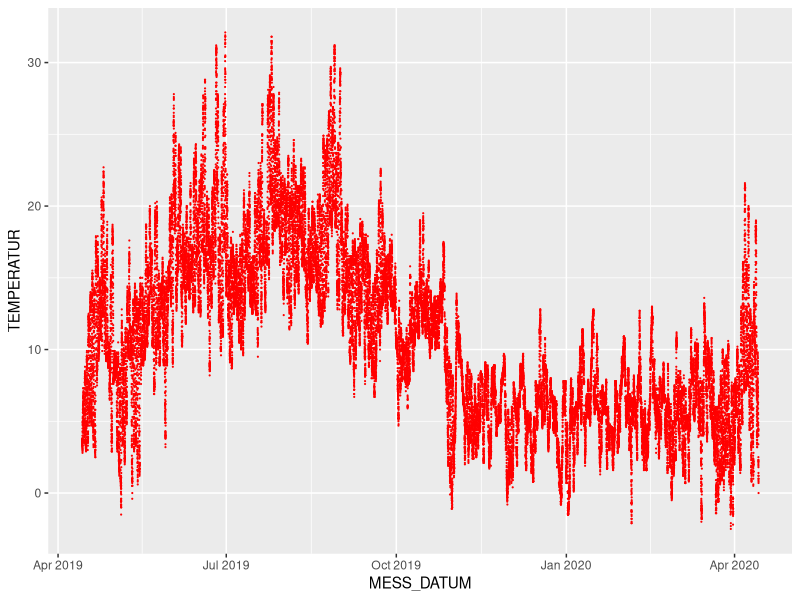
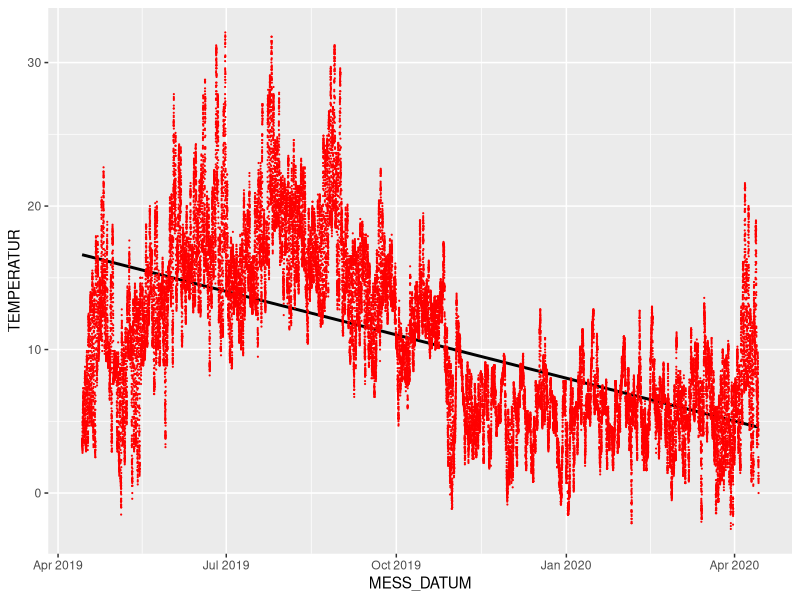
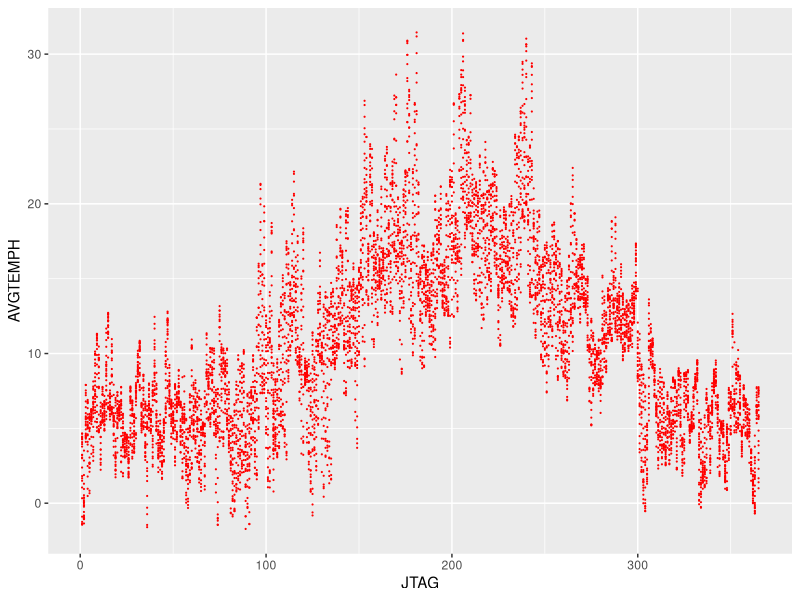
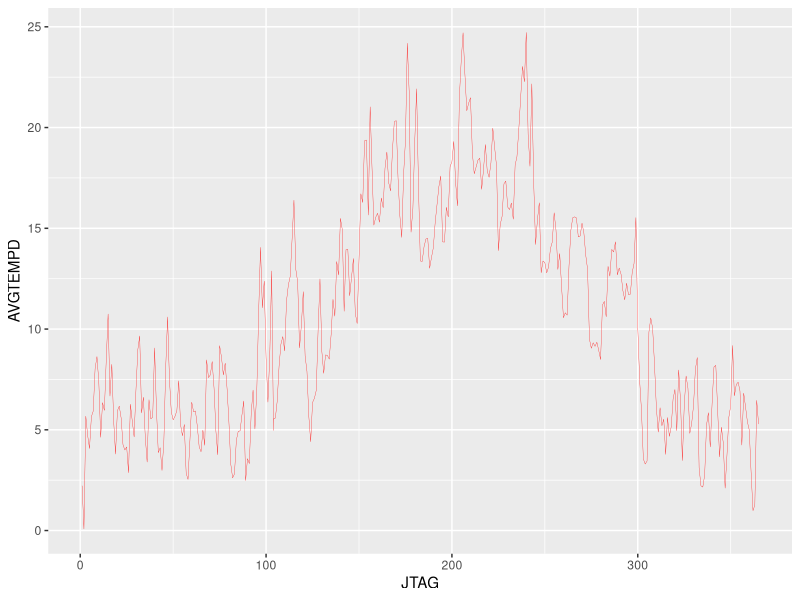
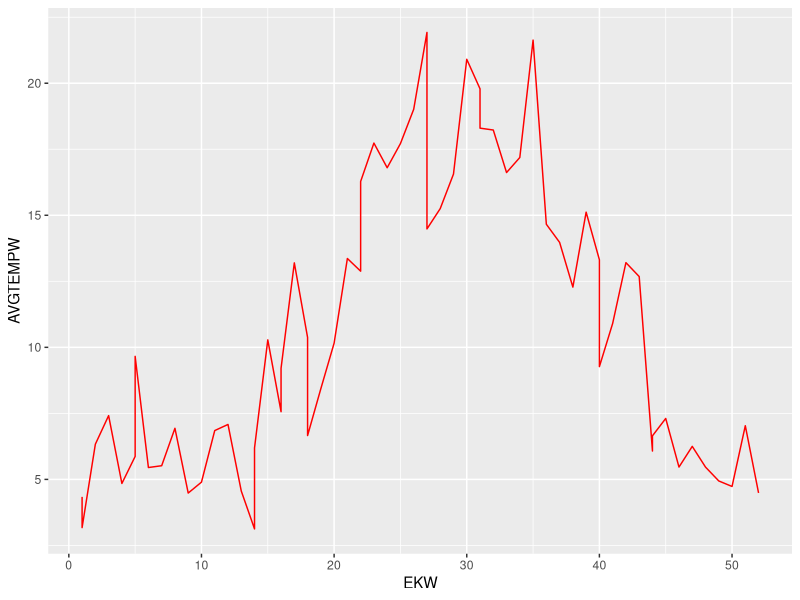
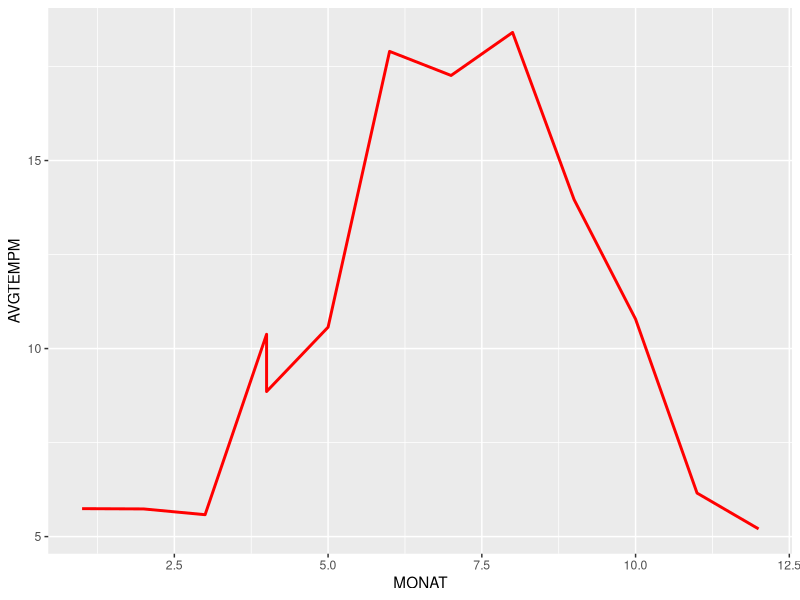

Recreate these plots in R, in order. (Note: this script raises an error after producing the figures.)
## ---- chunk 1
library(readr)          # part of the tidyverse
library(lubridate)      # the mentioned lubrication for date-time wrangling
library(tidyverse)      # the tidyverse with its dplyr functions for data wrangling
library(ggplot2)        # data visualisation package (is actually part of tidyverse, but still)
## ---- chunk 2
df <- read_csv("data/weather_kiel_holtenau.csv")
head(df,5)
## ---- chunk 3
df <- read_csv("data/weather_kiel_holtenau.csv", 
          col_types = cols(MESS_DATUM = col_datetime(format = "%Y%m%d%H%M"), 
                                                   NIEDERSCHLAGSDAUER = col_integer(), 
                                                   NIEDERSCHLAGSINDIKATOR = col_integer(), 
                                                   STATIONS_ID = col_integer()))
head(df,5)
## ---- chunk 4
df1 <- read_csv("data/weather_kiel_holtenau.csv", 
          col_types = cols(
            MESS_DATUM = col_character(), 
            NIEDERSCHLAGSINDIKATOR = col_integer(), 
            STATIONS_ID = col_integer()))
df1$MESS_DATUM <- ymd_hm(df1$MESS_DATUM)
head(df1,5)
## ---- chunk 5
df2 <- read_csv("data/weather_kiel_holtenau.csv", 
    col_types = cols(MESS_DATUM = col_character()))
df2$MESS_DATUM <- parse_date_time(df2$MESS_DATUM, orders ="Ymd HM")
head(df2,5)
## ---- chunk 6
df %>% 
  filter(is.na(MESS_DATUM)) %>%                   # Checking if there are observations with a missing MESS_DATUM
  view()
## ---- chunk 7
df <- df %>% 
  filter(!is.na(MESS_DATUM))                      # missing MESS_DATUM observations (NAs) would/will be excluded from the data frame
## ---- chunk 8
max(df$MESS_DATUM)                                # The latest observation is dated 10 minutes before midnight on the 13th of April 2020
min(df$MESS_DATUM)                                # The earliest observaation is dated 14th of April 2019
range(df$MESS_DATUM)                              # Another way to get the same information
## ---- chunk 9
range(df$STATIONS_ID)                             # This confirms: We are only dealing with data from one weather sensor in the whole data set.
range(df$TEMPERATUR)                              # We have a range of temperatues between -2.5 and +32.1 degrees  celius and contains no NULL-Value or NA
range(df$RELATIVE_FEUCHTE)                        # Delivers an unexpected range, where the minimum is -999 and the maximum is +100. Both values are either not possible (-999) or only of theoretic value (100)
range(df$NIEDERSCHLAGSDAUER)                      # This delivers a minimum of -999 and an expected maximum of 10 (minutes in a 10 minute interval).
range(df$NIEDERSCHLAGSHOEHE)                      # Again the range shows a minimum at -999 and a maximum of 7.85 which has to be interpreted as mm which equals litres per square meter (6 x 7.85 = 47.1/h = torrential)
range(df$NIEDERSCHLAGSINDIKATOR)                  # A look at the data seems to give either a 1 or a 0 for this variable, i.e. it rained or it didn't. -999 must be interpreted as a failed observation
## ---- chunk 10
values_of_ind <- df %>% 
  group_by(NIEDERSCHLAGSINDIKATOR) %>%
  tally()
head(values_of_ind)
## ---- chunk 11
df$NIEDERSCHLAGSINDIKATOR <- ifelse(df$NIEDERSCHLAGSINDIKATOR == -999, 0, df$NIEDERSCHLAGSINDIKATOR)
value_of_ind_n <- df %>% 
  group_by(NIEDERSCHLAGSINDIKATOR) %>%
  tally()
head(value_of_ind_n)
## ---- chunk 12
values_of_rel <- df %>% 
  group_by(RELATIVE_FEUCHTE) %>%
  filter(RELATIVE_FEUCHTE < 0) %>%
  tally()
head(values_of_rel)
## ---- chunk 13
df$RELATIVE_FEUCHTE <- ifelse(df$RELATIVE_FEUCHTE == -999, 0, df$RELATIVE_FEUCHTE)
values_of_rel_n <- df %>% 
  group_by(RELATIVE_FEUCHTE) %>%
  tally()
view(values_of_rel_n)
## ---- chunk 14
max(df$NIEDERSCHLAGSHOEHE, na.rm = FALSE)
## ---- chunk 15
ggplot(df)+
  geom_point(aes(MESS_DATUM, TEMPERATUR), colour = "red", size = 0.1)
## ---- chunk 16
ggplot(df, aes(MESS_DATUM, TEMPERATUR))+
  geom_smooth(method = "lm", se=TRUE, color="black", formula = y ~ x) +
            geom_point(color = "red", size = 0.1)
## ---- chunk 17
df <- df %>% 
  mutate(JAHR = year(df$MESS_DATUM))
## ---- chunk 18
df <- df %>% 
  mutate(MONAT = month(df$MESS_DATUM))
## ---- chunk 19
df <- df %>% 
  mutate(EKW = epiweek(df$MESS_DATUM))
## ---- chunk 20
df <- df %>%
  mutate(JTAG = yday(df$MESS_DATUM))
## ---- chunk 21
df <- df %>%
  mutate(STUNDE = hour(df$MESS_DATUM))
## ---- chunk 22
df_group_Stunde <- df %>%
  group_by(STATIONS_ID, JAHR, MONAT, EKW, JTAG, STUNDE)

df_av_temp_Stunde  <- df_group_Stunde %>%
  summarise(AVGTEMPH = mean(TEMPERATUR)) %>%
  arrange(STATIONS_ID, JAHR, MONAT, EKW, JTAG, STUNDE)
## ---- chunk 23
ggplot(df_av_temp_Stunde)+
  geom_point(aes(JTAG, AVGTEMPH), colour = "red", size = 0.1)
## ---- chunk 24
df_group_JTAG <- df %>%
  group_by(STATIONS_ID, JAHR, MONAT, EKW, JTAG)

df_av_temp_JTAG  <- df_group_JTAG %>%
  summarise(AVGTEMPD = mean(TEMPERATUR)) %>%
  arrange(STATIONS_ID, JAHR, MONAT, EKW, JTAG) %>%
  view()
## ---- chunk 25
ggplot(df_av_temp_JTAG)+
  geom_line(aes(JTAG, AVGTEMPD), colour = "red", size = 0.1)
## ---- chunk 26
df_group_EKW <- df %>%
  group_by(STATIONS_ID, JAHR, MONAT, EKW)

df_av_temp_EKW  <- df_group_EKW %>%
  summarise(AVGTEMPW = mean(TEMPERATUR)) %>%
  arrange(STATIONS_ID, JAHR, MONAT, EKW) %>%
  view()
## ---- chunk 27
ggplot(df_av_temp_EKW)+
  geom_line(aes(EKW, AVGTEMPW), colour = "red", size = 0.5)
## ---- chunk 28
df_group_MONAT <- df %>%
  group_by(STATIONS_ID, JAHR, MONAT)

df_av_temp_MONAT  <- df_group_MONAT %>%
  summarise(AVGTEMPM = mean(TEMPERATUR)) %>%
  arrange(STATIONS_ID, JAHR, MONAT) %>%
  view()
## ---- chunk 29
ggplot(df_av_temp_MONAT)+
  geom_line(aes(MONAT, AVGTEMPM), colour = "red", size = 1)
## ---- chunk 30
tag_int <- interval(ymd("2020-03-01"), ymd("2020-03-02"))

## ---- chunk 31
df_sel <- df %>%
  filter(MESS_DATUM >= int_start(tag_int) & MESS_DATUM <= int_end(tag_int))
df_group <- df_sel %>% 
  group_by(STATIONS_ID , hour(MESS_DATUM) , day(MESS_DATUM) ) 
head(df_group, 10)

## ---- chunk 32
df_group <- df_sel %>% 
  group_by(STATIONS_ID , hour(MESS_DATUM) , day(MESS_DATUM) ) %>% 
  rename( "STUNDE" = 'hour(MESS_DATUM)', "TAG" = 'day(MESS_DATUM)' ) 
head(df_group, 10)

## ---- chunk 33
df_group <- df_sel %>% 
  group_by(STATIONS_ID , STUNDE = hour(MESS_DATUM) , TAG = day(MESS_DATUM) ) 
head(df_group, 5)

## ---- chunk 34
season_19_spring <- ymd_hm("2019-03-20 22:58", tz="CET")
print(season_19_spring)
season_19_summer <- ymd_hm("2019-06-21 17:54", tz="CET")
print(season_19_summer)
season_19_autumn <- ymd_hm("2019-09-23 09:50", tz="CET")
print(season_19_autumn)
season_19_winter <- ymd_hm("2019-12-22 05:19", tz="CET")
print(season_19_winter)
season_20_spring <- ymd_hm("2020-03-20 04:49", tz="CET")
print(season_20_spring)
# Target Duration => works fine!
season_20_spring_dur <- season_20_spring + ddays(92) + dhours(17) + dminutes(54)
print(season_20_spring_dur)
# Target Periode
season_20_spring_p <- season_20_spring + days(92) + hours(17) + minutes(54)
print(season_20_spring_p)
## ---- chunk 35
df_avg1 <- df_group %>% 
  summarise(avg = mean(TEMPERATUR)) %>% 
  arrange( STATIONS_ID , TAG , STUNDE) %>%
  view()  
## ---- chunk 36
df_sum1 <- df_group %>% 
  summarise(sum(NIEDERSCHLAGSDAUER)) %>% 
  arrange( STATIONS_ID , TAG, STUNDE) %>%
  view()
## ---- chunk 37
df_sum2 <- df_group %>% 
  summarise(MENGE = sum(NIEDERSCHLAGSDAUER[NIEDERSCHLAGSINDIKATOR==1])) %>% 
  arrange( STATIONS_ID , TAG, STUNDE) %>%
  view()
## ---- chunk 38
df_av_humi_Stunde  <- df_group_Stunde %>%
  summarise(AVGHUMI = mean(RELATIVE_FEUCHTE)) %>%
  arrange(STATIONS_ID, JAHR, MONAT, EKW, JTAG, STUNDE)
## ---- chunk 39
ggplot(df_av_humi_Stunde)+
  geom_point(aes(JTAG, AVGHUMI), colour = "red", size = 0.1)
